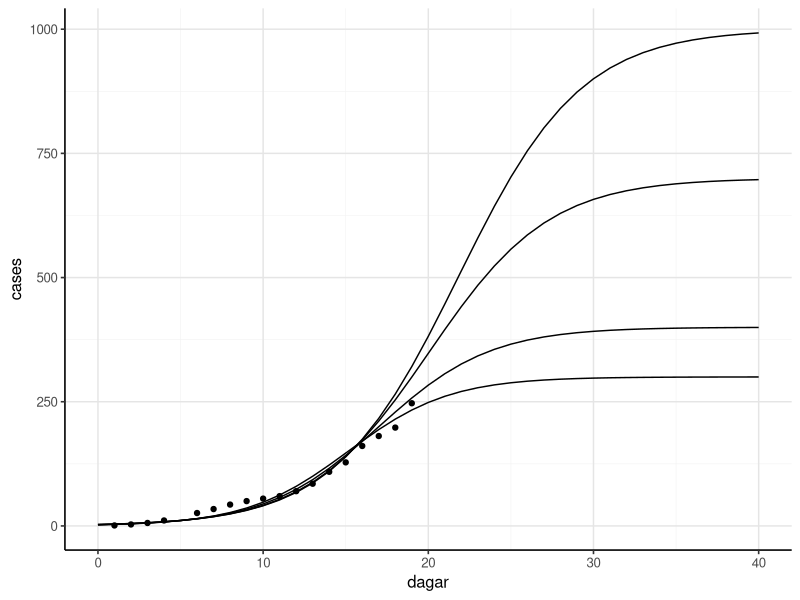

The R script that drew this image:
## ---- chunk 1
knitr::opts_chunk$set(echo = TRUE, warning = F, message = F, fig.asp = 0.621, out.width = "100%", fig.width = 8)
## ---- chunk 2
library(tidyverse); library(cowplot); library(kableExtra); library(scales); library(gganimate)
library(lubridate); library(emmeans); library(broom)
theme_set(theme_classic(base_size = 12) + 
              background_grid(color.major = "grey90", 
                              color.minor = "grey95", 
                              minor = "xy", major = "xy") +
              theme(legend.position = "none"))
## ---- chunk 3
d <- read_csv("../Data/smit.csv") %>% 
    filter(tegund == "Samtals", fjoldi > 0)
## ---- chunk 4
d %>% 
    expand_grid(maximum = c(300, 400, 700, 1000)) %>% 
    mutate(logit = log(fjoldi / (maximum - fjoldi))) %>% 
    group_by(maximum) %>% 
    group_modify(~ lm(logit ~ dagar, data = .) %>% 
                     emmeans(~ dagar, at = list(dagar = seq(0, 40))) %>% 
                     tidy) %>% 
    mutate(cases = maximum * exp(estimate) / (1 + exp(estimate))) %>% 
    ggplot(aes(dagar, cases, group = maximum)) +
    geom_line() +
    geom_point(data = d, aes(x = dagar, y = fjoldi), inherit.aes = F)
